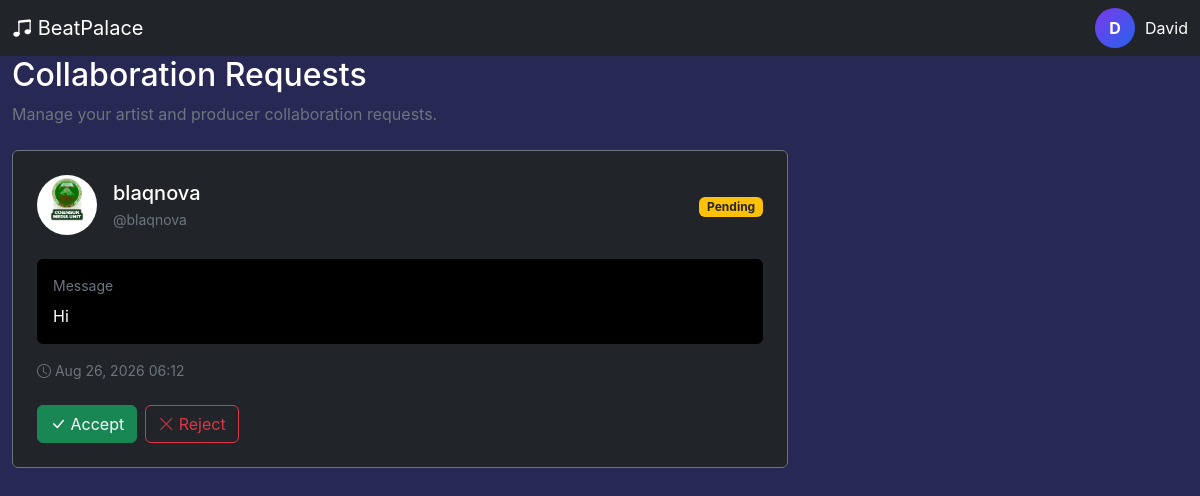
Page /collaborations/requests/ (signed in) on the earlier database version.
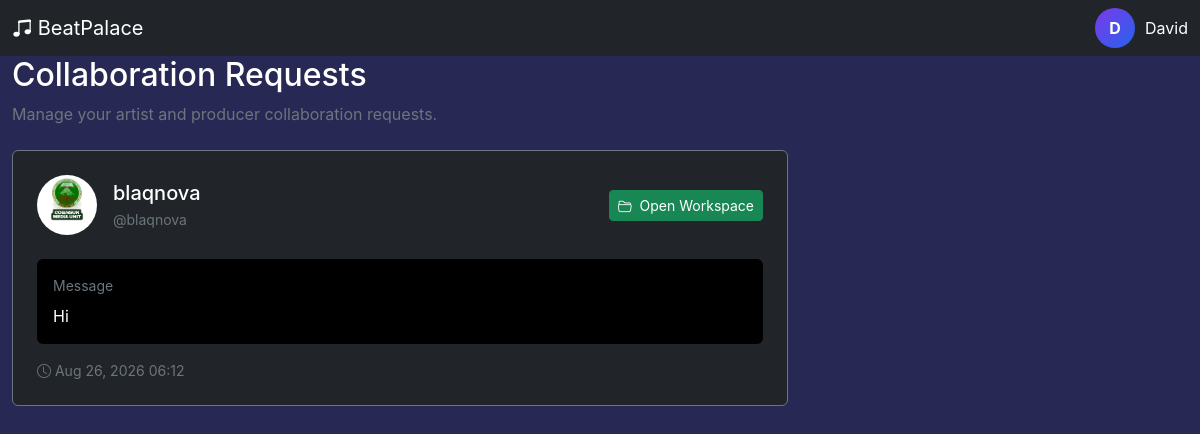
Same page on the later database version.
### collaborations/models.py (models this page shows, shortened)
class Collaboration(models.Model):
    STATUS_CHOICES = (
        ("pending", "Pending"),
        ("accepted", "Accepted"),
        ("rejected", "Rejected"),
        ("cancelled", "Cancelled"),
        ("completed", "Completed"),
    )
    artist = models.ForeignKey(
        settings.AUTH_USER_MODEL,
        on_delete=models.CASCADE,
        related_name="artist_collaborations",
        limit_choices_to={"role": "artist"},
    )
    producer = models.ForeignKey(
        settings.AUTH_USER_MODEL,
        on_delete=models.CASCADE,
        related_name="producer_collaborations",
        limit_choices_to={"role": "producer"},
    )
    project_title = models.CharField(
        max_length=200,
        blank=True,
    )
    message = models.TextField(
        blank=True,
    )
    status = models.CharField(
        max_length=20,
        choices=STATUS_CHOICES,
        default="pending",
    )
    created_at = models.DateTimeField(
        auto_now_add=True,
    )
    updated_at = models.DateTimeField(
        auto_now=True,
    )
    class Meta:
        ordering = ["-created_at"]
        permissions = [
            (
                "send_collaboration",
                "Can send collaboration requests",
            ),
            (
                "manage_collaboration",
                "Can manage collaborations",
            ),
        ]

### artists/models.py (models this page shows, shortened)
class ArtistProfile(models.Model):
    user = models.OneToOneField(
        settings.AUTH_USER_MODEL,
        on_delete=models.CASCADE,
        related_name="artist_profile"
    )
    artist_name = models.CharField(
        max_length=100,
        blank=True
    )
    bio = models.TextField(
        blank=True
    )
    avatar = models.ImageField(
        upload_to="artists/avatars/",
        blank=True,
        null=True
    )
    cover_image = models.ImageField(
        upload_to="artists/covers/",
        blank=True,
        null=True
    )
    genre = models.CharField(
        max_length=100,
        blank=True
    )
    location = models.CharField(
        max_length=100,
        blank=True
    )
    phone = models.CharField(
        max_length=30,
        blank=True
    )
    email = models.EmailField(
        blank=True
    )
    website = models.URLField(
        blank=True
    )
    instagram = models.URLField(
        blank=True
    )
    twitter = models.URLField(
        blank=True
    )
    start_year = models.PositiveIntegerField(
        blank=True,
        null=True
    )
    end_year = models.PositiveIntegerField(
        blank=True,
        null=True
    )
    skill_description = models.TextField(
        blank=True
    )
    education = models.TextField(
        blank=True
    )
    date_of_birth = models.DateField(
        blank=True,
        null=True
    )
    marital_status = models.CharField(
        max_length=50,
        blank=True
    )
    followers_count = models.PositiveIntegerField(
        default=0
    )
    monthly_listeners = models.PositiveIntegerField(
        default=0
    )
    is_published = models.BooleanField(
        default=True
    )
    created_at = models.DateTimeField(
        auto_now_add=True
    )
    updated_at = models.DateTimeField(
        auto_now=True
    )

### accounts/models.py (models this page shows, shortened)
class User(AbstractUser):
    ROLE_CHOICES = (
        ("producer", "Producer"),
        ("artist", "Artist"),
    )
    email = models.EmailField(unique=True)
    role = models.CharField(
        max_length=20,
        choices=ROLE_CHOICES
    )
    avatar = models.ImageField(
        upload_to="avatars/",
        blank=True,
        null=True
    )
    verified = models.BooleanField(default=False)
    created_at = models.DateTimeField(auto_now_add=True)

### collaborations/views.py (the view, shortened to what this page needs)
@login_required
def collaboration_requests(request):
    if request.user.role == "producer":
        requests = Collaboration.objects.filter(
            producer=request.user
        ).select_related(
            "artist",
            "producer",
        )
    else:
        requests = Collaboration.objects.none()
    return render(
        request,
        "collaborations/requests.html",
        {
            "requests": requests,
        }
    )

### templates/collaborations/requests.html (shortened to what the changed rows need)
{% extends "base.html" %}
{% block content %}
<div class="container-fluid py-4">
    <div class="mb-4">
        <h2 class="mt-2">
            Collaboration Requests
        </h2>
    </div>
    <div class="row g-4">
        {% for collaboration in requests %}
        <div class="col-12 col-lg-8">
            <div class="card bg-dark text-white border-secondary">
                <div class="card-body p-4">
                    <div class="d-flex align-items-center gap-3">
                        <div>
                            {% if collaboration.artist.avatar %}
                                <img
                                    src="{{ collaboration.artist.avatar.url }}"
                                    width="60"
                                    height="60"
                                    class="rounded-circle object-fit-cover"
                                >
                            {% elif collaboration.artist.artist_profile.avatar %}
                                <img
                                    src="{{ collaboration.artist.artist_profile.avatar.url }}"
                                    width="60"
                                    height="60"
                                    class="rounded-circle object-fit-cover"
                                >
                            {% endif %}
                        </div>
                        <div class="flex-grow-1">
                            {% if request.user.role == "producer" %}
                                <h5 class="mb-1">
                                    {{ collaboration.artist.artist_profile.artist_name|default:collaboration.artist.username }}
                                </h5>
                                <div class="text-secondary small">
                                    @{{ collaboration.artist.username }}
                                </div>
                            {% endif %}
                        </div>
                        <div>
                            {% if collaboration.status == "pending" %}
                                <span class="badge bg-warning text-dark">
                                    Pending
                                </span>
                            {% elif collaboration.status == "accepted" %}
                                <a
                                    href="{% url 'collaborations:workspace' collaboration.id %}"
                                    class="btn btn-success btn-sm"
                                >
                                    <i class="bi bi-folder2-open me-1"></i>
                                    Open Workspace
                                </a>
                            {% elif collaboration.status == "rejected" %}
                                <span class="badge bg-danger">
                                    Rejected
                                </span>
                            {% elif collaboration.status == "cancelled" %}
                                <span class="badge bg-secondary">
                                    Cancelled
                                </span>
                            {% endif %}
                        </div>
                    </div>
                    {% if collaboration.message %}
                    <div class="mt-4 p-3 rounded bg-black">
                        <div class="small text-secondary mb-2">
                            Message
                        </div>
                        <p class="mb-0">
                            {{ collaboration.message }}
                        </p>
                    </div>
                    {% endif %}
                    <div class="text-secondary small mt-3">
                        <i class="bi bi-clock"></i>
                        {{ collaboration.created_at|date:"M d, Y H:i" }}
                    </div>
                    {% if collaboration.status == "pending" %}
                        {% if request.user.role == "producer" %}
                            <div class="d-flex gap-2 mt-4">
                                <form
                                    method="POST"
                                    action="{% url 'collaborations:accept_collaboration' collaboration.id %}"
                                >
                                    <button
                                        type="submit"
                                        class="btn btn-success"
                                    >
                                        <i class="bi bi-check-lg"></i>
                                        Accept
                                    </button>
                                </form>
                                <form
                                    method="POST"
                                    action="{% url 'collaborations:reject_collaboration' collaboration.id %}"
                                >
                                    <button
                                        type="submit"
                                        class="btn btn-outline-danger"
                                    >
                                        <i class="bi bi-x-lg"></i>
                                        Reject
                                    </button>
                                </form>
                            </div>
                        {% endif %}
                    {% endif %}
                </div>
            </div>
        </div>
        {% endfor %}
    </div>
</div>
{% endblock %}

Differences in the rows shown:
changed Collaboration "Hi": status "Pending Accept Reject" → "Open Workspace"
